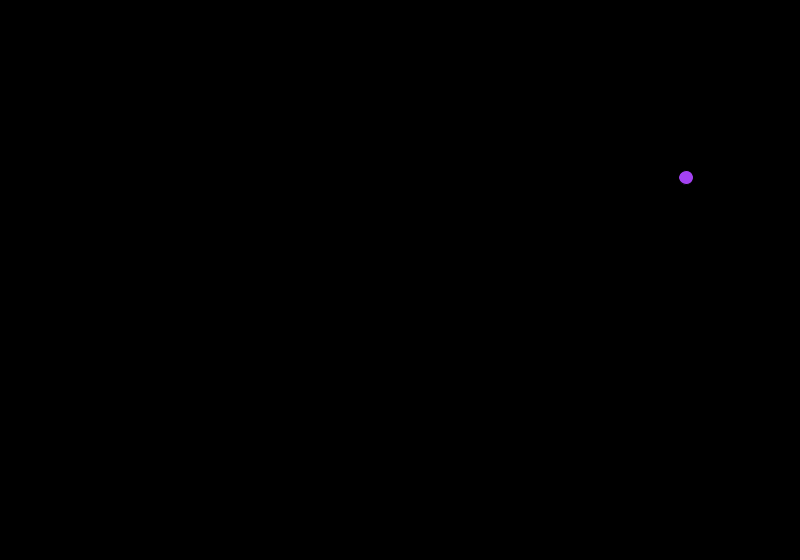
Frame 1 (no input)
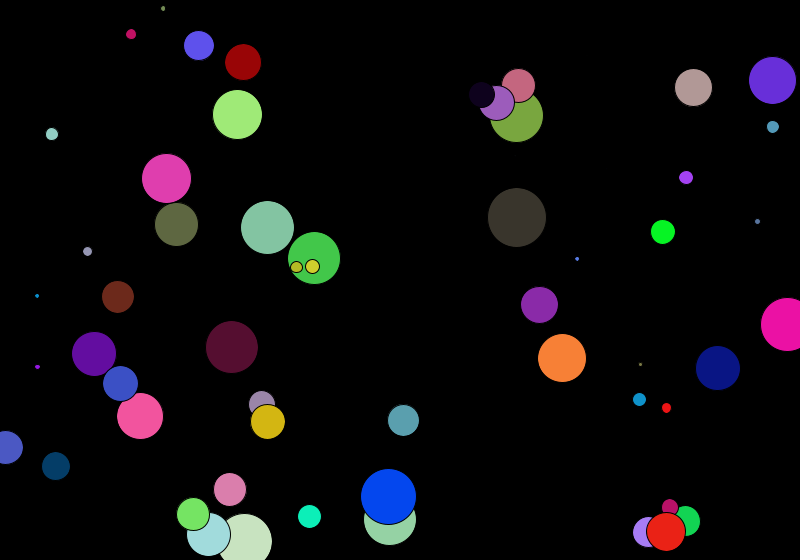
Frame 60 (the mouse pressed at the canvas centre just before this capture)
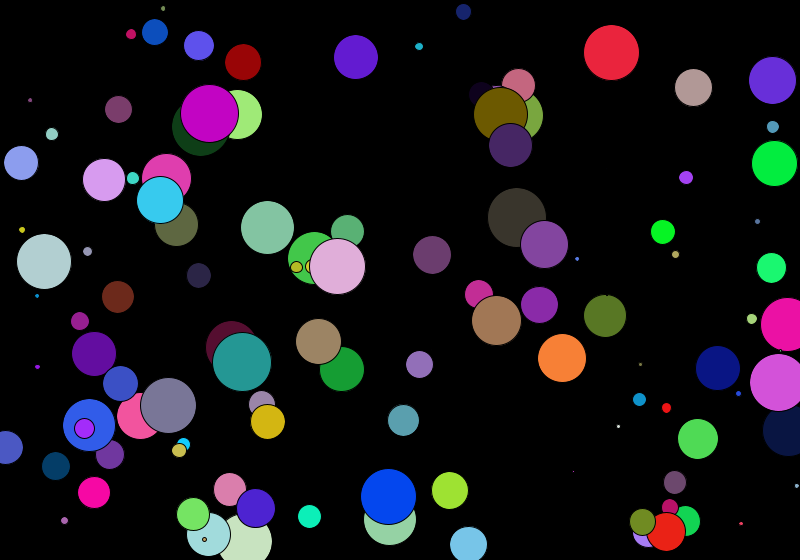
Frame 120 (the mouse held since frame 60 and released just before this capture)

The Processing sketch that drew these frames (run headless with seeded random() and noise(); from frame 60 on, the mouse is pressed at the canvas centre):

// Processing sketch: Lab2_1
// ── Lab2_1.pde
float circSize=0;

void setup()
{
  size(800,560);
  background(0);
}

void draw()
{
  fill(random(255),random(255),random(255));
  circSize=random(60);
  ellipse(random(800),random(560),circSize,circSize);
}
